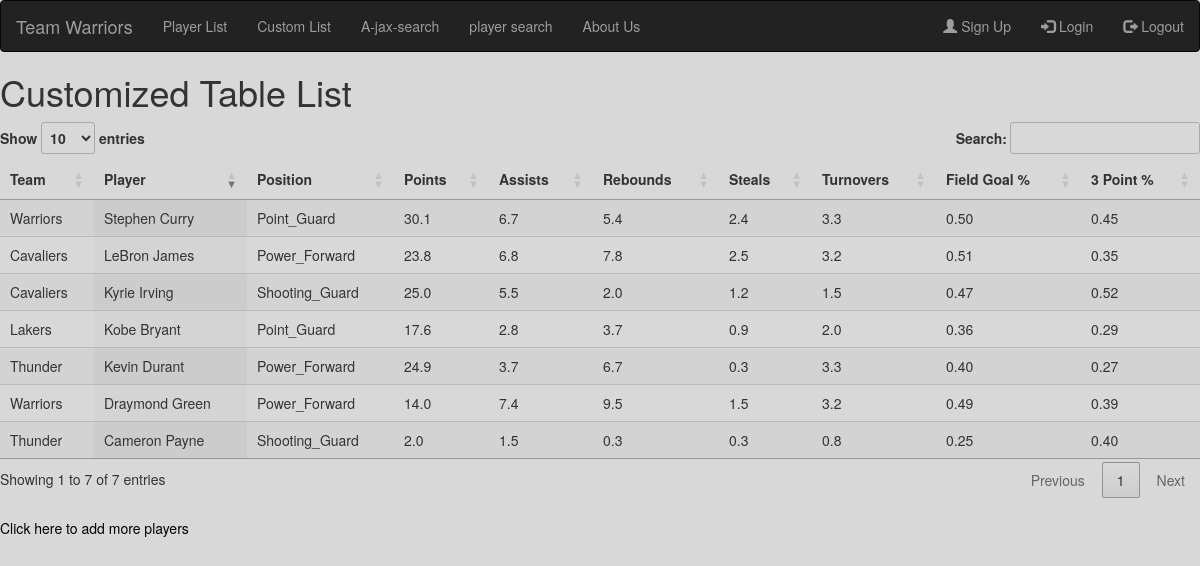
Page /nba_list.php (signed in) on the committed database.
### tables this page shows
CREATE TABLE `players` (
  `player_id` int(11) NOT NULL,
  `first_name` varchar(30) DEFAULT NULL,
  `last_name` varchar(30) DEFAULT NULL,
  `position_name` varchar(30) DEFAULT NULL,
  `team_name` varchar(30) DEFAULT NULL
);

CREATE TABLE `teams` (
  `team_name` varchar(30) NOT NULL
);

CREATE TABLE `player_positions` (
  `position_name` varchar(30) NOT NULL
);

CREATE TABLE `statistics` (
  `player_id` int(11) NOT NULL,
  `points` decimal(3,1) DEFAULT NULL,
  `assists` decimal(3,1) DEFAULT NULL,
  `rebounds` decimal(3,1) DEFAULT NULL,
  `steals` decimal(2,1) DEFAULT NULL,
  `turnovers` decimal(2,1) DEFAULT NULL,
  `fgpercent` decimal(3,2) DEFAULT NULL,
  `three_pt_percent` decimal(3,2) DEFAULT NULL
);

### nba_list.php (the view, shortened to what this page needs)
<!DOCTYPE html>
<html lang="en">
<head>
</head>
<body style="background-color: #D8D8D8">
	<?php
	if(isset($_SESSION['login_user']) && !empty($_SESSION['login_user'])) {
		echo "<h1> Customized Table List </h1>";
		$email = $_SESSION['login_user'];
		try{
			$db = new PDO('mysql:host=localhost;dbname=Warriors;charset=utf8', 'root','');
			$db->setAttribute(PDO::ATTR_ERRMODE, PDO::ERRMODE_EXCEPTION);
			$userid_query = "SELECT users.user_id from users where email=:email";
			$stmt = $db->prepare($userid_query);
			$stmt->execute(array(':email' => $email));
			$row = $stmt->fetch();
			$user_id = $row[0];
			$customize_table_query = "SELECT teams.team_name, players.first_name, players.last_name, player_positions.position_name, statistics.points, statistics.assists, statistics.rebounds, statistics.steals, statistics.turnovers, statistics.fgpercent, statistics.three_pt_percent
								      FROM players, user_playerlist, statistics, teams, player_positions
									  WHERE teams.team_name = players.team_name and player_positions.position_name = players.position_name and players.player_id = statistics.player_id and user_playerlist.player_id = players.player_id and user_playerlist.user_id = :user_id";
			$stmt =$db->prepare($customize_table_query);
			$stmt->execute(array(':user_id'=>$user_id));
				echo '<table id="table_stats" class="display" cellspacing="0" width="100%" >
				<thead>
				<tr>
					<th>Team</th>
					<th>Player</th>
					<th>Position</th>
					<th>Points</th>
					<th>Assists</th>
					<th>Rebounds</th>
					<th>Steals</th>
					<th>Turnovers</th>
					<th>Field Goal %</th>
					<th>3 Point %</th>
				</tr>
				</thead>';
				echo "<tbody>";
			while($row = $stmt ->fetch()){
			echo "<tr>";
			echo "<td>" . $row[0] . "</td>";
			echo "<td>" . $row[1]." ".$row[2] . "</td>";
			echo "<td>" . $row[3] . "</td>";
			echo "<td>" . $row[4] . "</td>";
			echo "<td>" . $row[5] . "</td>";
			echo "<td>" . $row[6] . "</td>";
			echo "<td>" . $row[7] . "</td>";
			echo "<td>" . $row[8] . "</td>";
			echo "<td>" . $row[9] . "</td>";
			echo "<td>" . $row[10] . "</td>";
			echo "</tr>";
			}
			echo "</tbody>";
			echo "</table>";
		}
		catch(PDOException $ex){
			echo 'ERROR:'.$ex->getMessage();
		}
		echo "<br>";
		echo "<a style='color:black;' href='add_player.php'> Click here to add more players</a>";
	}
		else{
			echo "<h1 > User must login first </h1>";
		}
	?>
	<link rel="stylesheet" href="https://cdn.datatables.net/1.10.11/css/jquery.dataTables.min.css">
</body>
</html>

### rows in the picture
players: team_name.team_name "Warriors", first_name "Stephen", last_name "Curry", position_name.position_name "Point_Guard", statistics.points "30.1", statistics.assists "6.7", statistics.rebounds "5.4", statistics.steals "2.4", statistics.turnovers "3.3", statistics.fgpercent "0.50", statistics.three_pt_percent "0.45"
players: team_name.team_name "Cavaliers", first_name "LeBron", last_name "James", position_name.position_name "Power_Forward", statistics.points "23.8", statistics.assists "6.8", statistics.rebounds "7.8", statistics.steals "2.5", statistics.turnovers "3.2", statistics.fgpercent "0.51", statistics.three_pt_percent "0.35"
players: team_name.team_name "Thunder", first_name "Kevin", last_name "Durant", position_name.position_name "Power_Forward", statistics.points "24.9", statistics.assists "3.7", statistics.rebounds "6.7", statistics.steals "0.3", statistics.turnovers "3.3", statistics.fgpercent "0.40", statistics.three_pt_percent "0.27"
players: team_name.team_name "Lakers", first_name "Kobe", last_name "Bryant", position_name.position_name "Point_Guard", statistics.points "17.6", statistics.assists "2.8", statistics.rebounds "3.7", statistics.steals "0.9", statistics.turnovers "2.0", statistics.fgpercent "0.36", statistics.three_pt_percent "0.29"
players: team_name.team_name "Cavaliers", first_name "Kyrie", last_name "Irving", position_name.position_name "Shooting_Guard", statistics.points "25.0", statistics.assists "5.5", statistics.rebounds "2.0", statistics.steals "1.2", statistics.turnovers "1.5", statistics.fgpercent "0.47", statistics.three_pt_percent "0.52"
players: team_name.team_name "Warriors", first_name "Draymond", last_name "Green", position_name.position_name "Power_Forward", statistics.points "14.0", statistics.assists "7.4", statistics.rebounds "9.5", statistics.steals "1.5", statistics.turnovers "3.2", statistics.fgpercent "0.49", statistics.three_pt_percent "0.39"
players: team_name.team_name "Thunder", first_name "Cameron", last_name "Payne", position_name.position_name "Shooting_Guard", statistics.points "2.0", statistics.assists "1.5", statistics.rebounds "0.3", statistics.steals "0.3", statistics.turnovers "0.8", statistics.fgpercent "0.25", statistics.three_pt_percent "0.40"
